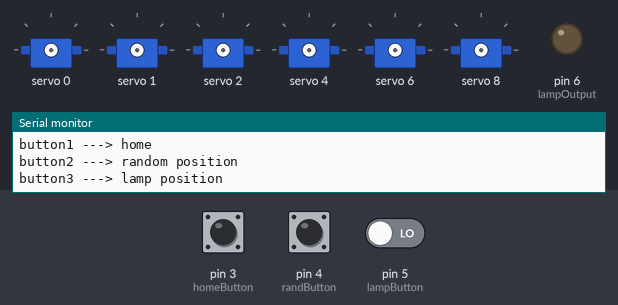
A sketch run on a simulated Arduino Uno, built with avr-gcc and run on an emulated ATmega328P. On the bench: 6 × servo, output pins drawn as LEDs (lit = HIGH), the last lines printed to the serial monitor. The test bench sets the inputs (shaded band); at power-on: pin 4 (randButton) LOW, pin 3 (homeButton) LOW, pin 5 (lampButton) LOW. Random numbers use the default seed unless the sketch sets one.

Above: at 1.2 s.
1.3 s: pin 4 (randButton) pulled HIGH for 0.15 s
At 1.45 s:
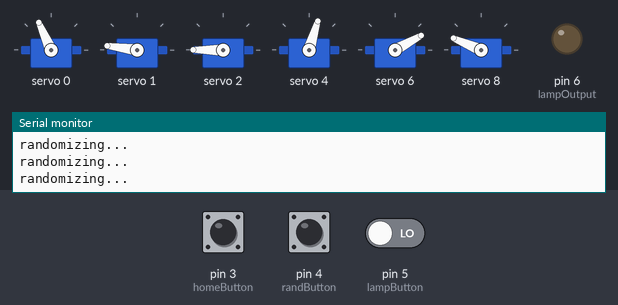
At 2.06 s:
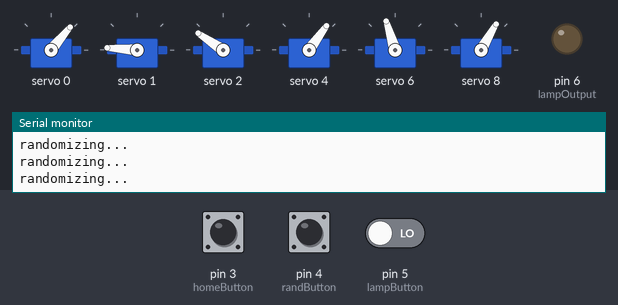
4.3 s: pin 3 (homeButton) pulled HIGH for 3.2 s
At 6.51 s:
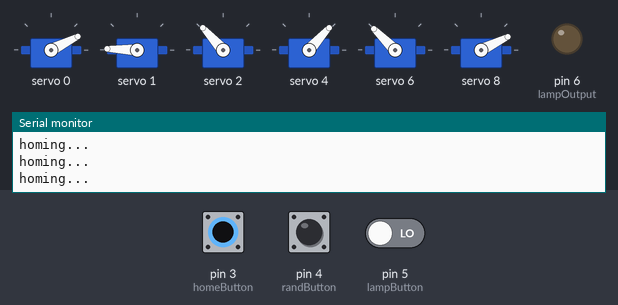
9.3 s: pin 3 (homeButton) driven HIGH and pin 5 (lampButton) driven HIGH
12.3 s: pin 3 (homeButton) driven LOW
15.3 s: pin 4 (randButton) pulled HIGH for 1 s
At 15.71 s:
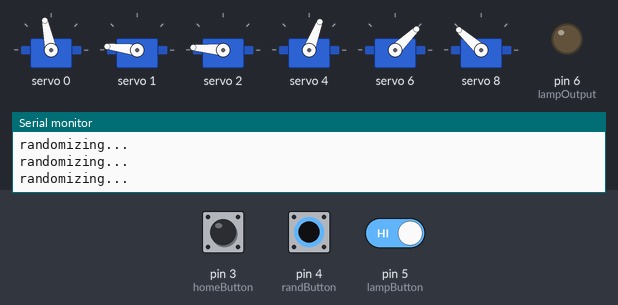
18.3 s: pin 3 (homeButton) driven HIGH
Timing chart, 0 to 25.2 s (numbered marks = the images above; inputs shaded):
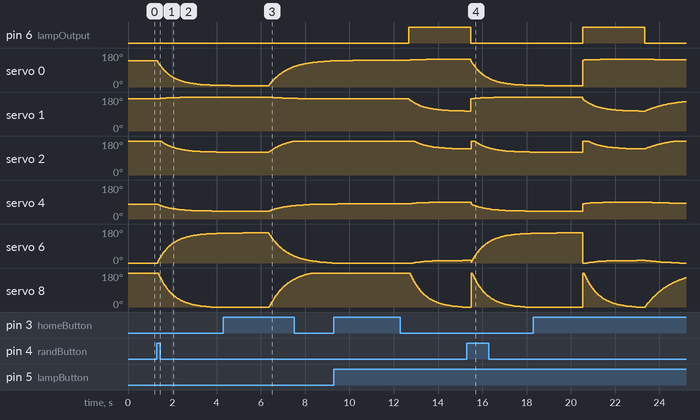

Measured:
- after the input at 1.3 s, servo 0: moves from 138° to 8° over 2.8 s, starting at once; servo 1: moves from 171° to 179° over 1.4 s, starting after 0.07 s; servo 2: moves from 180° to 121° over 2.5 s, starting after 0.19 s; servo 4: moves from 79° to 42° over 2.4 s, starting at once; servo 6: moves from 0° to 157° over 2.7 s, starting at once
- after the input at 4.3 s, servo 1: moves from 179° to 171° over 1.8 s, starting after 2.2 s; servo 2: moves from 121° to 180° over 1.2 s, starting after 2.1 s; servo 4: moves from 42° to 79° over 2.5 s, starting after 2.1 s; servo 8: moves from 0° to 180° over 1.9 s, starting after 2.1 s
- after the input at 15.3 s, pin 6 (lampOutput): HIGH → LOW after 0.18 s

The sketch:

main.ino
```cpp
// Initializing libraries
#include "HCPCA9685.h"

// I2C slave address
#define I2CAdd 0x40

// Create instance of library
HCPCA9685 HCPCA9685(I2CAdd);

//-------------------------Button Variables-------------------------
const int homeButton = 3;
const int randButton = 4;
const int lampButton = 5;
const int lampOutput = 6;
byte homeButtonState;
byte randButtonState;
byte lampButtonState;

//--------------------Homing Variables--------------------
float pos0 = 310;
float pos1 = 370;
float pos2 = 430;
float pos3 = 180;
float pos4 = 0;
float pos5 = 430;

float posSmooth0;
float posSmooth1;
float posSmooth2;
float posSmooth3;
float posSmooth4;
float posSmooth5;

float posPrev0;
float posPrev1;
float posPrev2;
float posPrev3;
float posPrev4;
float posPrev5;

//--------------------Random Position Variables--------------------
byte ranCheck;

float ranPos0;
float ranPos1;
float ranPos2;
float ranPos3;
float ranPos4;
float ranPos5;

float ranPosSmooth0;
float ranPosSmooth1;
float ranPosSmooth2;
float ranPosSmooth3;
float ranPosSmooth4;
float ranPosSmooth5;

float ranPosPrev0;
float ranPosPrev1;
float ranPosPrev2;
float ranPosPrev3;
float ranPosPrev4;
float ranPosPrev5;

//--------------------Lamp Position Variables--------------------
byte lampCheck;

float lampPos0 = 320;
float lampPos1 = 230;
float lampPos2 = 300;
float lampPos3 = 200;
float lampPos4 = 40;
float lampPos5 = 0;

float lampPosSmooth0;
float lampPosSmooth1;
float lampPosSmooth2;
float lampPosSmooth3;
float lampPosSmooth4;
float lampPosSmooth5;

float lampPosPrev0;
float lampPosPrev1;
float lampPosPrev2;
float lampPosPrev3;
float lampPosPrev4;
float lampPosPrev5;

//-------------------------Setup-------------------------
void setup() {
  Serial.begin(9600);

  pinMode(homeButton, INPUT);
  pinMode(randButton, INPUT);
  pinMode(lampButton, INPUT);
  pinMode(lampOutput, OUTPUT);

  digitalWrite(lampOutput, LOW);

  HCPCA9685.Init(SERVO_MODE);
  HCPCA9685.Sleep(false);

  randomSeed(analogRead(0));

  ranPos0 = random(430);
  ranPos1 = random(370, 430);
  ranPos2 = random(100, 430);
  ranPos3 = random(200);
  ranPos4 = random(430);
  ranPos5 = 0;

  Serial.println("Welcome to Monday's Brain, Gilbert");
  Serial.println(" ");
  Serial.println("button1 ---> home");
  Serial.println("button2 ---> random position");
  Serial.println("button3 ---> lamp position");

}

//-------------------------Main Loop-------------------------
void loop() {
  homeButtonState = digitalRead(homeButton);
  randButtonState = digitalRead(randButton);
  lampButtonState = digitalRead(lampButton);


  if (homeButtonState == HIGH) {
    homing();
  }
  if (randButtonState == HIGH) {
    random_position();
  }
  if (lampButtonState == HIGH) {
    lamp_position();
  }
}
```

homingFunction.ino
```cpp
//-------------------------Homing Function-------------------------
void homing() {
  bool moving = true;

  bool serv0 = true;
  bool serv1 = true;
  bool serv2 = true;
  bool serv3 = true;
  bool serv4 = true;
  bool serv5 = true;

  //-----Homing from Lamp Position-----
  if (lampCheck == 1) {
    while (moving = true) {
      if (lampPos0 < pos0 && serv0 == true) {  //-----------------------------------smoothing for servo0
        posSmooth0 = lampPos0 + ((pos0 - lampPos0) * 0.02) + (posPrev0 * 0.98);
        //Serial.println(posSmooth0);
        posPrev0 = ((pos0 - lampPos0) * 0.02) + (posPrev0 * 0.98);
        if (posSmooth0 == pos0) {
          serv0 = false;
        }
      }
      if (lampPos0 > pos0 && serv0 == true) {
        posSmooth0 = lampPos0 - (((lampPos0 - pos0) * 0.02) + (posPrev0 * 0.98));
        //Serial.println(posSmooth0);
        posPrev0 = ((lampPos0 - pos0) * 0.02) + (posPrev0 * 0.98);
        if (posSmooth0 == pos0) {
          serv0 = false;
        }
      }
      if (lampPos1 < pos1 && serv1 == true) {  //-----------------------------------smoothing for servo1
        posSmooth1 = lampPos1 + ((pos1 - lampPos1) * 0.02) + (posPrev1 * 0.98);
        //Serial.println(posSmooth1);
        posPrev1 = ((pos1 - lampPos1) * 0.02) + (posPrev1 * 0.98);
        if (posSmooth1 == pos1) {
          serv1 = false;
        }
      }
      if (lampPos1 > pos1 && serv1 == true) {
        posSmooth1 = lampPos1 - (((lampPos1 - pos1) * 0.02) + (posPrev1 * 0.98));
        //Serial.println(posSmooth1);
        posPrev1 = ((lampPos1 - pos1) * 0.02) + (posPrev1 * 0.98);
        if (posSmooth1 == pos1) {
          serv1 = false;
        }
      }
      if (lampPos2 < pos2 && serv2 == true) {  //-----------------------------------smoothing for servo2
        posSmooth2 = lampPos2 + ((pos2 - lampPos2) * 0.02) + (posPrev2 * 0.98);
        //Serial.println(posSmooth2);
        posPrev2 = ((pos2 - lampPos2) * 0.02) + (posPrev2 * 0.98);
        if (posSmooth2 == pos2) {
          serv2 = false;
        }
      }
      if (lampPos2 > pos2 && serv2 == true) {
        posSmooth2 = lampPos2 - (((lampPos2 - pos2) * 0.02) + (posPrev2 * 0.98));
        //Serial.println(posSmooth2);
        posPrev2 = ((lampPos2 - pos2) * 0.02) + (posPrev2 * 0.98);
        if (posSmooth2 == pos2) {
          serv2 = false;
        }
      }
      if (lampPos3 < pos3 && serv3 == true) {  //-----------------------------------smoothing for servo3
        posSmooth3 = lampPos3 + ((pos3 - lampPos3) * 0.02) + (posPrev3 * 0.98);
        //Serial.println(posSmooth3);
        posPrev3 = ((pos3 - lampPos3) * 0.02) + (posPrev3 * 0.98);
        if (posSmooth3 == pos3) {
          serv3 = false;
        }
      }
      if (lampPos3 > pos3 && serv3 == true) {
        posSmooth3 = lampPos3 - (((lampPos3 - pos3) * 0.02) + (posPrev3 * 0.98));
        //Serial.println(posSmooth3);
        posPrev3 = ((lampPos3 - pos3) * 0.02) + (posPrev3 * 0.98);
        if (posSmooth3 == pos3) {
          serv3 = false;
        }
      }
      if (lampPos4 < pos4 && serv4 == true) {  //-----------------------------------smoothing for servo4
        posSmooth4 = lampPos4 + ((pos4 - lampPos4) * 0.02) + (posPrev4 * 0.98);
        //Serial.println(posSmooth4);
        posPrev4 = ((pos4 - lampPos4) * 0.02) + (posPrev4 * 0.98);
        if (posSmooth4 == pos4) {
          serv4 = false;
        }
      }
      if (lampPos4 > pos4 && serv4 == true) {
        posSmooth4 = lampPos4 - (((lampPos4 - pos4) * 0.02) + (posPrev4 * 0.98));
        //Serial.println(posSmooth4);
        posPrev4 = ((lampPos4 - pos4) * 0.02) + (posPrev4 * 0.98);
        if (posSmooth4 == pos4) {
          serv4 = false;
        }
      }
      if (lampPos5 < pos5 && serv5 == true) {  //-----------------------------------smoothing for servo5
        posSmooth5 = lampPos5 + ((pos5 - lampPos5) * 0.02) + (posPrev5 * 0.98);
        //Serial.println(posSmooth5);
        posPrev5 = ((pos5 - lampPos5) * 0.02) + (posPrev5 * 0.98);
        if (posSmooth5 == pos5) {
          serv5 = false;
        }
      }
      if (lampPos5 > pos5 && serv5 == true) {
        posSmooth5 = lampPos5 - (((lampPos5 - pos5) * 0.02) + (posPrev5 * 0.98));
        //Serial.println(posSmooth5);
        posPrev5 = ((lampPos5 - pos5) * 0.02) + (posPrev5 * 0.98);
        if (posSmooth5 == pos5) {
          serv5 = false;
        }
      }

      // Writing values to servos
      HCPCA9685.Servo(0, posSmooth0);
      HCPCA9685.Servo(1, posSmooth1);
      HCPCA9685.Servo(2, posSmooth2);
      HCPCA9685.Servo(4, posSmooth3);
      HCPCA9685.Servo(6, posSmooth4);
      HCPCA9685.Servo(8, posSmooth5);

      digitalWrite(lampOutput, LOW);

      delay(20);

      Serial.println("homing...");

      //Serial.print(posSmooth0);
      //Serial.print("   ");
      //Serial.println(pos0);

      if (abs(posSmooth0 - pos0) < 0.15) {  // exit loop when finished homing
        Serial.println("done.");

        posSmooth0 = 0;
        posSmooth1 = 0;
        posSmooth2 = 0;
        posSmooth3 = 0;
        posSmooth4 = 0;
        posSmooth5 = 0;

        posPrev0 = 0;
        posPrev1 = 0;
        posPrev2 = 0;
        posPrev3 = 0;
        posPrev4 = 0;
        posPrev5 = 0;

        lampCheck = 0;
        ranCheck = 0;

        break;
      }
    }
    return;
  }

  //-----Homing from Random Position-----
  if (ranCheck == 1) {
    while (moving = true) {
      if (ranPos0 < pos0 && serv0 == true) {  //-----------------------------------smoothing for servo0
        posSmooth0 = ranPos0 + ((pos0 - ranPos0) * 0.02) + (posPrev0 * 0.98);
        //Serial.println(posSmooth0);
        posPrev0 = ((pos0 - ranPos0) * 0.02) + (posPrev0 * 0.98);
        if (posSmooth0 == pos0) {
          serv0 = false;
        }
      }
      if (ranPos0 > pos0 && serv0 == true) {
        posSmooth0 = ranPos0 - (((ranPos0 - pos0) * 0.02) + (posPrev0 * 0.98));
        //Serial.println(posSmooth0);
        posPrev0 = ((ranPos0 - pos0) * 0.02) + (posPrev0 * 0.98);
        if (posSmooth0 == pos0) {
          serv0 = false;
        }
      }
      if (ranPos1 < pos1 && serv1 == true) {  //-----------------------------------smoothing for servo1
        posSmooth1 = ranPos1 + ((pos1 - ranPos1) * 0.02) + (posPrev1 * 0.98);
        //Serial.println(posSmooth1);
        posPrev1 = ((pos1 - ranPos1) * 0.02) + (posPrev1 * 0.98);
        if (posSmooth1 == pos1) {
          serv1 = false;
        }
      }
      if (ranPos1 > pos1 && serv1 == true) {
        posSmooth1 = ranPos1 - (((ranPos1 - pos1) * 0.02) + (posPrev1 * 0.98));
        //Serial.println(posSmooth1);
        posPrev1 = ((ranPos1 - pos1) * 0.02) + (posPrev1 * 0.98);
        if (posSmooth1 == pos1) {
          serv1 = false;
        }
      }
      if (ranPos2 < pos2 && serv2 == true) {  //-----------------------------------smoothing for servo2
        posSmooth2 = ranPos2 + ((pos2 - ranPos2) * 0.02) + (posPrev2 * 0.98);
        //Serial.println(posSmooth2);
        posPrev2 = ((pos2 - ranPos2) * 0.02) + (posPrev2 * 0.98);
        if (posSmooth2 == pos2) {
          serv2 = false;
        }
      }
      if (ranPos2 > pos2 && serv2 == true) {
        posSmooth2 = ranPos2 - (((ranPos2 - pos2) * 0.02) + (posPrev2 * 0.98));
        //Serial.println(posSmooth2);
        posPrev2 = ((ranPos2 - pos2) * 0.02) + (posPrev2 * 0.98);
        if (posSmooth2 == pos2) {
          serv2 = false;
        }
      }
      if (ranPos3 < pos3 && serv3 == true) {  //-----------------------------------smoothing for servo3
        posSmooth3 = ranPos3 + ((pos3 - ranPos3) * 0.02) + (posPrev3 * 0.98);
        //Serial.println(posSmooth3);
        posPrev3 = ((pos3 - ranPos3) * 0.02) + (posPrev3 * 0.98);
        if (posSmooth3 == pos3) {
          serv3 = false;
        }
      }
      if (ranPos3 > pos3 && serv3 == true) {
        posSmooth3 = ranPos3 - (((ranPos3 - pos3) * 0.02) + (posPrev3 * 0.98));
        //Serial.println(posSmooth3);
        posPrev3 = ((ranPos3 - pos3) * 0.02) + (posPrev3 * 0.98);
        if (posSmooth3 == pos3) {
          serv3 = false;
        }
      }
      if (ranPos4 < pos4 && serv4 == true) {  //-----------------------------------smoothing for servo4
        posSmooth4 = ranPos4 + ((pos4 - ranPos4) * 0.02) + (posPrev4 * 0.98);
        //Serial.println(posSmooth4);
        posPrev4 = ((pos4 - ranPos4) * 0.02) + (posPrev4 * 0.98);
        if (posSmooth4 == pos4) {
          serv4 = false;
        }
      }
      if (ranPos4 > pos4 && serv4 == true) {
        posSmooth4 = ranPos4 - (((ranPos4 - pos4) * 0.02) + (posPrev4 * 0.98));
        //Serial.println(posSmooth4);
        posPrev4 = ((ranPos4 - pos4) * 0.02) + (posPrev4 * 0.98);
        if (posSmooth4 == pos4) {
          serv4 = false;
        }
      }
      if (ranPos5 < pos5 && serv5 == true) {  //-----------------------------------smoothing for servo5
        posSmooth5 = ranPos5 + ((pos5 - ranPos5) * 0.02) + (posPrev5 * 0.98);
        //Serial.println(posSmooth5);
        posPrev5 = ((pos5 - ranPos5) * 0.02) + (posPrev5 * 0.98);
        if (posSmooth5 == pos5) {
          serv5 = false;
        }
      }
      if (ranPos5 > pos5 && serv5 == true) {
        posSmooth5 = ranPos5 - (((ranPos5 - pos5) * 0.02) + (posPrev5 * 0.98));
        //Serial.println(posSmooth5);
        posPrev5 = ((ranPos5 - pos5) * 0.02) + (posPrev5 * 0.98);
        if (posSmooth5 == pos5) {
          serv5 = false;
        }
      }

      // Writing values to servos
      HCPCA9685.Servo(0, posSmooth0);
      HCPCA9685.Servo(1, posSmooth1);
      HCPCA9685.Servo(2, posSmooth2);
      HCPCA9685.Servo(4, posSmooth3);
      HCPCA9685.Servo(6, posSmooth4);
      HCPCA9685.Servo(8, posSmooth5);

      delay(12);

      Serial.println("homing...");

      //Serial.print(posSmooth0);
      //Serial.print("   ");
      //Serial.println(pos0);

      if (abs(posSmooth0 - pos0) < 0.15) {  // exit loop when finished homing
        Serial.println("done.");

        posSmooth0 = 0;
        posSmooth1 = 0;
        posSmooth2 = 0;
        posSmooth3 = 0;
        posSmooth4 = 0;
        posSmooth5 = 0;

        posPrev0 = 0;
        posPrev1 = 0;
        posPrev2 = 0;
        posPrev3 = 0;
        posPrev4 = 0;
        posPrev5 = 0;

        lampCheck = 0;
        ranCheck = 0;

        break;
      }
    }
    return;
  }
}
```

lampFunction.ino
```cpp
//-------------------------Lamp Position Function-------------------------
void lamp_position() {
  bool moving = true;

  bool serv0 = true;
  bool serv1 = true;
  bool serv2 = true;
  bool serv3 = true;
  bool serv4 = true;
  bool serv5 = true;

  lampCheck = 1;

  while (moving = true) {
    if (lampPos0 > pos0 && serv0 == true) {  //-----------------------------------smoothing for servo0
      lampPosSmooth0 = pos0 + ((lampPos0 - pos0) * 0.025) + (lampPosPrev0 * 0.975);
      //Serial.println(lampPosSmooth0);
      lampPosPrev0 = ((lampPos0 - pos0) * 0.025) + (lampPosPrev0 * 0.975);
      if (lampPosSmooth0 == lampPos0) {
        serv0 = false;
      }
    }
    if (lampPos0 < pos0 && serv0 == true) {
      lampPosSmooth0 = pos0 - (((pos0 - lampPos0) * 0.025) + (lampPosPrev0 * 0.975));
      //Serial.println(lampPosSmooth0);
      lampPosPrev0 = (((pos0 - lampPos0) * 0.025) + (lampPosPrev0 * 0.975));
      if (lampPosSmooth0 == lampPos0) {
        serv0 = false;
      }
    }
    if (lampPos1 > pos1 && serv1 == true) {  //-----------------------------------smoothing for servo1
      lampPosSmooth1 = pos1 + ((lampPos1 - pos1) * 0.025) + (lampPosPrev1 * 0.975);
      //Serial.println(lampPosSmooth1);
      lampPosPrev1 = ((lampPos1 - pos1) * 0.025) + (lampPosPrev1 * 0.975);
      if (lampPosSmooth1 == lampPos1) {
        serv1 = false;
      }
    }
    if (lampPos1 < pos1 && serv1 == true) {
      lampPosSmooth1 = pos1 - (((pos1 - lampPos1) * 0.025) + (lampPosPrev1 * 0.975));
      //Serial.println(lampPosSmooth1);
      lampPosPrev1 = (((pos1 - lampPos1) * 0.025) + (lampPosPrev1 * 0.975));
      if (lampPosSmooth1 == lampPos1) {
        serv1 = false;
      }
    }
    if (lampPos2 > pos2 && serv2 == true) {  //-----------------------------------smoothing for servo2
      lampPosSmooth2 = pos2 + ((lampPos2 - pos2) * 0.025) + (lampPosPrev2 * 0.975);
      //Serial.println(lampPosSmooth2);
      lampPosPrev2 = ((lampPos2 - pos2) * 0.025) + (lampPosPrev2 * 0.975);
      if (lampPosSmooth2 == lampPos2) {
        serv2 = false;
      }
    }
    if (lampPos2 < pos2 && serv2 == true) {
      lampPosSmooth2 = pos2 - (((pos2 - lampPos2) * 0.025) + (lampPosPrev2 * 0.975));
      //Serial.println(lampPosSmooth2);
      lampPosPrev2 = (((pos2 - lampPos2) * 0.025) + (lampPosPrev2 * 0.975));
      if (lampPosSmooth2 == lampPos2) {
        serv2 = false;
      }
    }
    if (lampPos3 > pos3 && serv3 == true) {  //-----------------------------------smoothing for servo3
      lampPosSmooth3 = pos3 + ((lampPos3 - pos3) * 0.025) + (lampPosPrev3 * 0.975);
      //Serial.println(lampPosSmooth3);
      lampPosPrev3 = ((lampPos3 - pos3) * 0.025) + (lampPosPrev3 * 0.975);
      if (lampPosSmooth3 == lampPos3) {
        serv3 = false;
      }
    }
    if (lampPos3 < pos3 && serv3 == true) {
      lampPosSmooth3 = pos3 - (((pos3 - lampPos3) * 0.025) + (lampPosPrev3 * 0.975));
      //Serial.println(lampPosSmooth3);
      lampPosPrev3 = (((pos3 - lampPos3) * 0.025) + (lampPosPrev3 * 0.975));
      if (lampPosSmooth3 == lampPos3) {
        serv3 = false;
      }
    }
    if (lampPos4 > pos4 && serv4 == true) {  //-----------------------------------smoothing for servo4
      lampPosSmooth4 = pos4 + ((lampPos4 - pos4) * 0.025) + (lampPosPrev4 * 0.975);
      //Serial.println(lampPosSmooth4);
      lampPosPrev4 = ((lampPos4 - pos4) * 0.025) + (lampPosPrev4 * 0.975);
      if (lampPosSmooth4 == lampPos4) {
        serv4 = false;
      }
    }
    if (lampPos4 < pos4 && serv4 == true) {
      lampPosSmooth4 = pos4 - (((pos4 - lampPos4) * 0.025) + (lampPosPrev4 * 0.975));
      //Serial.println(lampPosSmooth4);
      lampPosPrev4 = (((pos4 - lampPos4) * 0.025) + (lampPosPrev4 * 0.975));
      if (lampPosSmooth4 == lampPos4) {
        serv4 = false;
      }
    }
    if (lampPos5 > pos5 && serv5 == true) {  //-----------------------------------smoothing for servo5
      lampPosSmooth5 = pos5 + ((lampPos5 - pos5) * 0.025) + (lampPosPrev5 * 0.975);
      //Serial.println(lampPosSmooth5);
      lampPosPrev5 = ((lampPos5 - pos5) * 0.025) + (lampPosPrev5 * 0.975);
      if (lampPosSmooth5 == lampPos5) {
        serv5 = false;
      }
    }
    if (lampPos5 < pos5 && serv5 == true) {
      lampPosSmooth5 = pos5 - (((pos5 - lampPos5) * 0.025) + (lampPosPrev5 * 0.975));
      //Serial.println(lampPosSmooth5);
      lampPosPrev5 = (((pos5 - lampPos5) * 0.025) + (lampPosPrev5 * 0.975));
      if (lampPosSmooth5 == lampPos5) {
        serv5 = false;
      }
    }


    // Writing values to servos
    HCPCA9685.Servo(0, lampPosSmooth0);
    HCPCA9685.Servo(1, lampPosSmooth1);
    HCPCA9685.Servo(2, lampPosSmooth2);
    HCPCA9685.Servo(4, lampPosSmooth3);
    HCPCA9685.Servo(6, lampPosSmooth4);
    HCPCA9685.Servo(8, lampPosSmooth5);

    digitalWrite(lampOutput, HIGH);

    delay(12);

    Serial.println("moving...");

    if (abs(lampPosSmooth0 - lampPos0) < 0.15) {  // exit loop when finished moving
      Serial.println("done.");

      lampPosSmooth0 = 0;
      lampPosSmooth1 = 0;
      lampPosSmooth2 = 0;
      lampPosSmooth3 = 0;
      lampPosSmooth4 = 0;
      lampPosSmooth5 = 0;

      lampPosPrev0 = 0;
      lampPosPrev1 = 0;
      lampPosPrev2 = 0;
      lampPosPrev3 = 0;
      lampPosPrev4 = 0;
      lampPosPrev5 = 0;

      break;
    }
  }
  return;
}
```

Source omitted: randomFunction.ino (5223 bytes)
